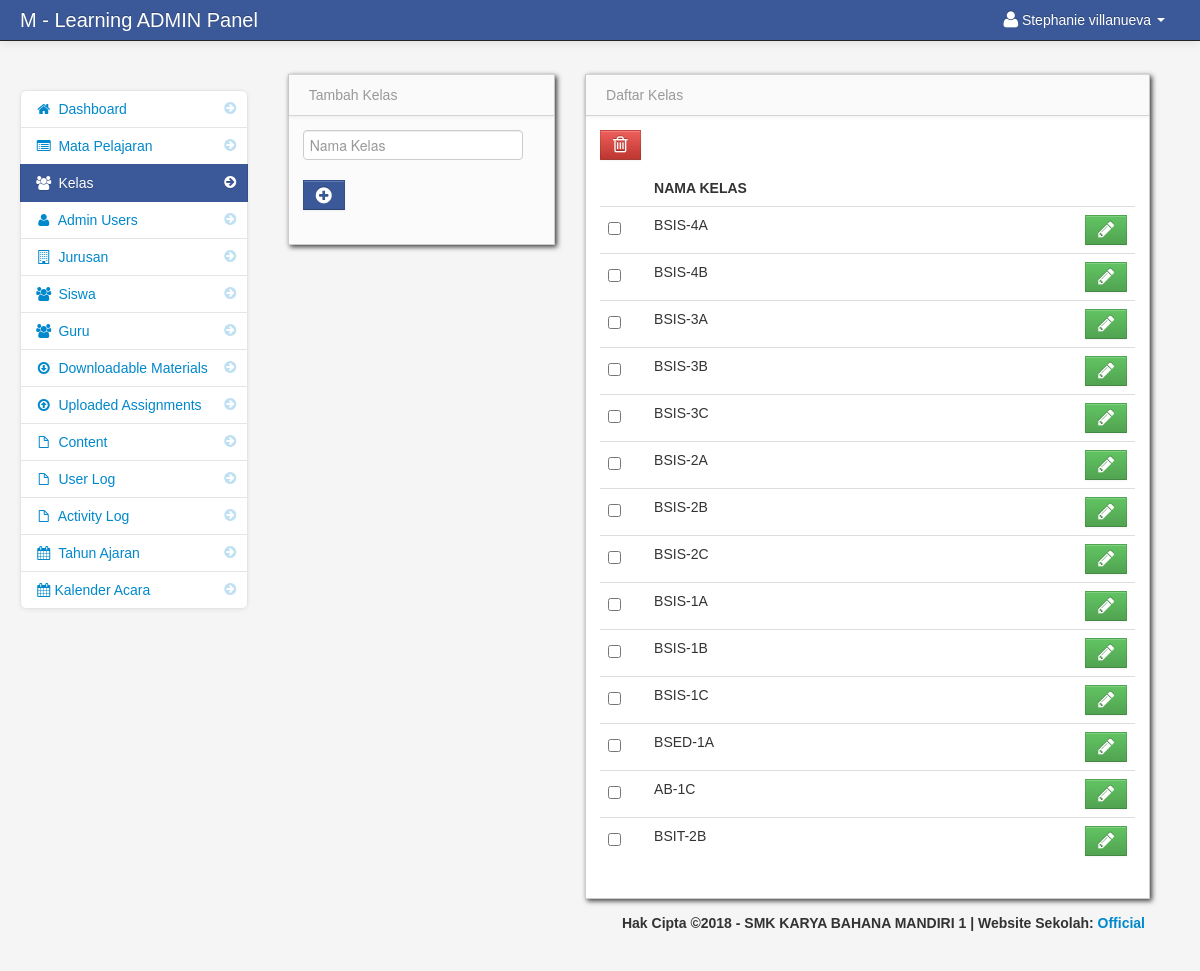
Page /admin/class.php (signed in) on the committed database.
### tables this page shows
CREATE TABLE IF NOT EXISTS `users` (
  `user_id` int(11) NOT NULL AUTO_INCREMENT,
  `username` varchar(100) NOT NULL,
  `password` varchar(100) NOT NULL,
  `firstname` varchar(100) NOT NULL,
  `lastname` varchar(100) NOT NULL,
  PRIMARY KEY (`user_id`)
);

CREATE TABLE IF NOT EXISTS `class` (
  `class_id` int(11) NOT NULL AUTO_INCREMENT,
  `class_name` varchar(100) NOT NULL,
  PRIMARY KEY (`class_id`)
);

### admin/session.php (called while the page is built, shortened)
<?php
$session_id=$_SESSION['id'];

### admin/class.php (the view, shortened to what this page needs)
<?php include('header.php'); ?>
<?php include('session.php'); ?>
    <body>
		<?php include('navbar.php'); ?>
        <div class="container-fluid">
            <div class="row-fluid">
				<?php include('class_sidebar.php'); ?>
				<div class="span3" id="adduser">
				<?php include('add_class.php'); ?>
				</div>
                <div class="span6" id="">
                     <div class="row-fluid">
                        <div id="block_bg" class="block">
                            <div class="navbar navbar-inner block-header">
                                <div class="muted pull-left">Daftar Kelas</div>
                            </div>
                            <div class="block-content collapse in">
                                <div class="span12">
									<form action="delete_class.php" method="post">
  									<table cellpadding="0" cellspacing="0" border="0" class="table" id="example">
										<a data-toggle="modal" href="#class_delete" id="delete"  class="btn btn-danger" name=""><i class="icon-trash icon-large"></i></a>
										<thead>
										  <tr>
											<th></th>
											<th>Nama Kelas</th>
											<th></th>
										  </tr>
										</thead>
										<tbody>
										<?php
										$class_query = mysqli_query($db, "select * from class")or die(mysqli_error($db));
										while($class_row = mysqli_fetch_array($class_query)){
										$id = $class_row['class_id'];
										?>
										<tr>
											<td width="30">
											<input id="optionsCheckbox" class="uniform_on" name="selector[]" type="checkbox" value="<?php echo $id; ?>">
											</td>
											<td><?php echo $class_row['class_name']; ?></td>
											<td width="40"><a href="edit_class.php<?php echo '?id='.$id; ?>" class="btn btn-success"><i class="icon-pencil icon-large"></i> </a></td>
                                     	</tr>
										<?php } ?>
										</tbody>
									</table>
									</form>
                                </div>
                            </div>
                        </div>
                    </div>
                </div>
            </div>
		<?php include('footer.php'); ?>
        </div>
		<?php include('script.php'); ?>
    </body>
</html>

### admin/navbar.php (shortened to what this page needs)
<div class="navbar navbar-fixed-top navbar-inverse">
          <div class="navbar-inner">
              <div class="container-fluid">
                  <span class="brand" href="#">M - Learning ADMIN Panel</span>
                  <div class="nav-collapse collapse">
                      <ul class="nav pull-right">
				<?php $query= mysqli_query($db, "select * from users where user_id = '$session_id'")or die(mysqli_error($db));
						$row = mysqli_fetch_array($query);
				?>
                          <li class="dropdown">
                              <a href="#" role="button" class="dropdown-toggle" data-toggle="dropdown"> <i class="icon-user icon-large"></i><?php echo $row['firstname']." ".$row['lastname'];  ?> <i class="caret"></i>
                              </a>
                          </li>
                      </ul>
                  </div>
              </div>
          </div>
      </div>

### admin/assets/styles.css (style rules this page uses)
body { padding-top: 60px; padding-bottom: 40px; background-color: #f5f5f5; }
.block { background: url("../images/pixel-60fff.png") repeat scroll 0 0 rgba(0, 0, 0, 0) !important; border: 1px solid #ccc; background: white; margin: 1em 0em; border-top: none; -webkit-box-shadow: 2px 2px 5px rgba(0, 0, 6, 0.75); -moz-box-shadow: 2px 2px 5px rgba(0, 0, 6, 0.75); box-shadow: 2px 2px 5px rgba(0, 0, 6, 0.75); }
.block-content { margin: 1em; min-height: .25em; }
.block-header { margin-bottom: 0px; border-right: none; border-left: none; -webkit-border-radius: 0px; -moz-border-radius: 0px; border-radius: 0px; }
.block-header div { padding-top: 10px; }

### rows in the picture
users: firstname "Stephanie", lastname "villanueva"
class: class_name "BSIS-4A"
class: class_name "BSIS-4B"
class: class_name "BSIS-3A"
class: class_name "BSIS-3B"
class: class_name "BSIS-3C"
class: class_name "BSIS-2A"
class: class_name "BSIS-2B"
class: class_name "BSIS-2C"
class: class_name "BSIS-1A"
class: class_name "BSIS-1B"
class: class_name "BSIS-1C"
class: class_name "BSED-1A"
class: class_name "AB-1C"
class: class_name "BSIT-2B"
